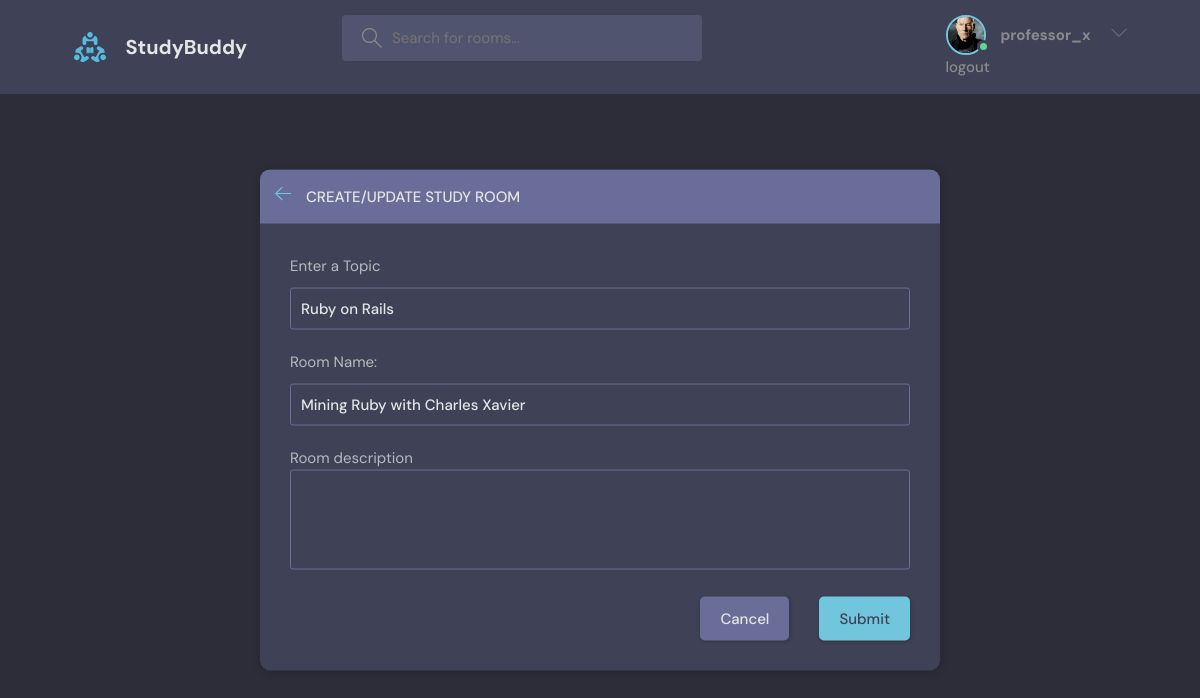
Screenshot of /update-room/21/ (signed in) with the database file from the repository.
### base/models.py (models this page shows, shortened)
class User(AbstractUser):
    name = models.CharField(db_index=True, unique=True, max_length=255,null=True)
    email=models.EmailField(unique=True,null=True)
    bio=models.TextField(null=True)
    avatar=models.ImageField(null=True,default="avatar.svg")
    USERNAME_FIELD ='email'
    REQUIRED_FIELDS = ['username']

class Room(models.Model):
    host = models.ForeignKey(User,on_delete=models.SET_NULL,null=True)
    topic=models.ForeignKey(Topic,on_delete=models.SET_NULL,null=True) #if topic was placed below Room then we must put Topic under Singles Commas i.e 'Topic',on_delete=models.CASCADE
    name=models.CharField(max_length=200)
    description=models.TextField(null=True,blank=True);
    participants=models.ManyToManyField(User,related_name='participants',blank=True)
    likes=models.ManyToManyField(User,related_name='likes',blank=True)
    updated =models.DateTimeField(auto_now=True)   #automatic
    created =models.DateTimeField(auto_now_add=True)  #it will only save a value once i.e the time it is created
    class Meta:
        ordering = ['-updated','-created']  # '-' puts the new data field before all the prefilled data

class Topic(models.Model):
    name=models.CharField(max_length=200)

### base/views.py (the view, shortened to what this page needs)
# urls.py: path('update-room/<str:pk>/',views.updateRoom,name="update-room"),
@login_required(login_url='login')
def updateRoom(request,pk):
    room =Room.objects.get(id=pk)
    form=RoomForm(instance=room)
    topics=Topic.objects.all()
    if request.user!=room.host:
        return HttpResponse('You are Tresspassing!!!')
    context={'form':form,'topics':topics,'room':room}
    return render(request,'base/room_form.html',context)

### base/forms.py
class RoomForm(ModelForm):
    class Meta:
         model=Room
         fields ='__all__'
         exclude =['host','participants','like']

### base/templates/base/room_form.html (shortened to what this page needs)
{% extends 'main.html' %}
{% block content %}
  <main class="create-room layout">
    <div class="container">
      <div class="layout__box">
        <div class="layout__boxHeader">
          <div class="layout__boxTitle">
            <a href="{{request.META.HTTP_REFERER}}">
              <svg version="1.1" xmlns="http://www.w3.org/2000/svg" width="32" height="32" viewBox="0 0 32 32">
                <title>arrow-left</title>
                <path
                  d="M13.723 2.286l-13.723 13.714 13.719 13.714 1.616-1.611-10.96-10.96h27.625v-2.286h-27.625l10.965-10.965-1.616-1.607z">
                </path>
              </svg>
            </a>
            <h3>Create/Update Study Room</h3>
          </div>
        </div>
        <div class="layout__body">
          <form class="form" action=" " method="POST">
            <div class="form__group">
              <label for="room_topic">Enter a Topic</label>
               <input required type="text" value="{{room.topic.name}}" name="topic" list="topic-list" />
            </div>
            <div class="form__group">
              <label for="room_name">Room Name:</label>
              {{form.name}}
            </div>
            <div class="form__group">Room description</label>
              {{form.description}}
            </div>
            <div class="form__action">
              <a class="btn btn--dark" href="{{request.META.HTTP_REFERER}}">Cancel</a>
              <button class="btn btn--main" type="submit">Submit</button>
            </div>
          </form>
        </div>
      </div>
    </div>
  </main>
{% endblock content %}

### templates/navbar.html (shortened to what this page needs)
{%load static %}
<!DOCTYPE html>
<html lang="en">
<head>
</head>
<body>
  <header class="header header--loggedIn">
    <div class="container">
      <a href="{% url 'home' %}" class="header__logo">
        <img src="{% static 'images/logo.svg' %}" />
        <h1>StudyBuddy</h1>
      </a>
      <form class="header__search" method="GET" action="{% url 'home' %}">
        <label>
          <input name="q" placeholder="Search for rooms..." />
        </label>
      </form>
      <nav class="header__menu">
        {% if request.user.is_authenticated %}
        <div class="header__user">
          <a href="{% url 'user-profile' request.user.id %}">
            <div class="avatar avatar--medium active">
              <img src="{{request.user.avatar.url}}" />
            </div>
            <h1> {{request.user.username}}</h1>
          </a>
          <button class="dropdown-button">
            <svg version="1.1" xmlns="http://www.w3.org/2000/svg" width="32" height="32" viewBox="0 0 32 32">
              <title>chevron-down</title>
              <path d="M16 21l-13-13h-3l16 16 16-16h-3l-13 13z"></path>
            </svg>
          </button>
        </div>
        <a href="{% url 'logout' %}">logout</a>
       {% else %}
       <div>
       <a href="{% url 'login' %}">login
        <img src="{% static 'images/avatar.svg' %}" />
        </a>
      </div>
        {% endif %}
      </nav>
    </div>
  </header>
</html>

### static/styles/style.css (style rules this page uses)
:root { --color-main: #71c6dd; --color-main-light: #e1f6fb; --color-dark: #3f4156; --color-dark-medium: #51546e; --color-dark-light: #696d97; --color-light: #e5e5e5; --color-gray: #8b8b8b; --color-light-gray: #b2bdbd; --color-bg: #2d2d39; --color-success: #5dd693; --color-error: #fc4b0b; }
* { font-family: "DM Sans", -apple-system, BlinkMacSystemFont, "Segoe UI", Roboto, Oxygen, Ubuntu, Cantarell, "Open Sans", "Helvetica Neue", sans-serif; margin: 0; padding: 0; box-sizing: border-box; text-rendering: optimizeLegibility; font-size: inherit; }
html { font-size: 56.25%; }
@media only screen and (min-width: 1200px) { html { font-size: 62.5%; } }
body { line-height: 1.6; font-weight: 400; font-size: 1.5rem; color: var(--color-light-gray); background-color: var(--color-bg); min-height: 100vh; }
img { width: 100%; }
a { display: inline-block; color: var(--color-main); text-decoration: none; }
.container { max-width: 120rem; width: 90%; margin: auto; }
.btn { background-color: transparent; border: none; display: inline-flex; align-items: center; gap: 1rem; cursor: pointer; transition: all ease-in-out 0.3s; padding: 1rem 2rem; border-radius: 5px; box-shadow: 1px 1px 3px 1px rgba(0, 0, 0, 0.15); font-weight: 500; }
.btn--main { background-color: var(--color-main); color: var(--color-dark); }
.btn--dark { background-color: var(--color-dark-light); color: var(--color-light); }
.avatar { position: relative; display: inline-block; border-radius: 50%; border: 2px solid var(--color-main); }
.avatar img { display: block; border-radius: 50%; object-fit: cover; object-position: center; }
.avatar::after { content: ""; display: block; position: absolute; background-color: var(--color-gray); z-index: 111; border-radius: 50%; border: 0.3rem solid var(--color-dark); }
.avatar.active::after { background-color: var(--color-success); }
.avatar.avatar--medium img { width: 3.6rem; height: 3.6rem; border-radius: 50%; }
.avatar.avatar--medium:after { width: 0.7rem; height: 0.7rem; bottom: 0px; right: -6px; }
.header { padding: 1.5rem; background-color: var(--color-dark); }
.header > .container { display: flex; gap: 9.5rem; }
.header__logo, .header__user { display: flex; gap: 2rem; align-items: center; }
.header__logo > img { height: 3.2rem; width: 3.2rem; }
.header__logo > h1 { font-weight: 700; font-size: 2rem; color: var(--color-light); }
.header__search > label { background-color: var(--color-dark-medium); padding: 1.3rem 1rem; display: flex; align-items: center; gap: 1rem; border-radius: 4px; }
.header__search svg { fill: var(--color-gray); width: 2rem; height: 2rem; margin-left: 1rem; }
.header__search input { width: 30rem; background: transparent; border: none; outline: none; color: var(--color-light); }
.header__menu { margin-left: auto; position: relative; }
.header__menu a { display: flex; gap: 1.5rem; align-items: center; font-weight: 500; text-decoration: none; color: var(--color-gray); }
.header__menu img { height: 3.6rem; }
.header__menu svg { width: 1.6rem; height: 1.6rem; fill: var(--color-dark-light); }
.dropdown-button { background: transparent; border: 0; outline: 0; cursor: pointer; }
.layout { margin-top: 2.4rem; }
.layout > .container { display: flex; justify-content: space-between; align-items: flex-start; }
.layout__box { width: 90%; max-width: 48rem; min-height: 40rem; position: absolute; top: 50%; left: 50%; transform: translate(-50%, -46%); background-color: var(--color-dark); border-radius: 1rem; box-shadow: 1px 1px 6px 3px rgba(0, 0, 0, 0.1); overflow: hidden; }
.layout__boxHeader { display: flex; padding: 1.5rem; background-color: var(--color-dark-light); }
.layout__boxTitle { display: flex; gap: 1.5rem; align-items: center; }
.layout__boxTitle h3 { text-transform: uppercase; font-weight: 500; color: var(--color-light); }
.layout__boxTitle svg { width: 1.6rem; height: 1.6rem; fill: var(--color-main); }
.layout__body { margin: 3rem; }
.form__group { margin-bottom: 2rem; width: 100%; }
.form__group label { display: block; font-size: 1.5rem; margin-bottom: 1rem; }
.form__group input, .form__group textarea, .form__group select { background: transparent; border: 1px solid var(--color-dark-light); padding: 1rem; border-radius: 3px; width: 100%; color: var(--color-light); font-weight: 500; outline: none; }
.form__group textarea { background: transparent; height: 10rem; resize: none; }
.form__action { display: flex; justify-content: flex-end; gap: 3rem; }
.create-room.layout .layout__box { max-width: 68rem; }

### rows the page displays
User: user.avatar (picture), user.username "professor_x"
Room: topic "Ruby on Rails", name "Mining Ruby with Charles Xavier"
